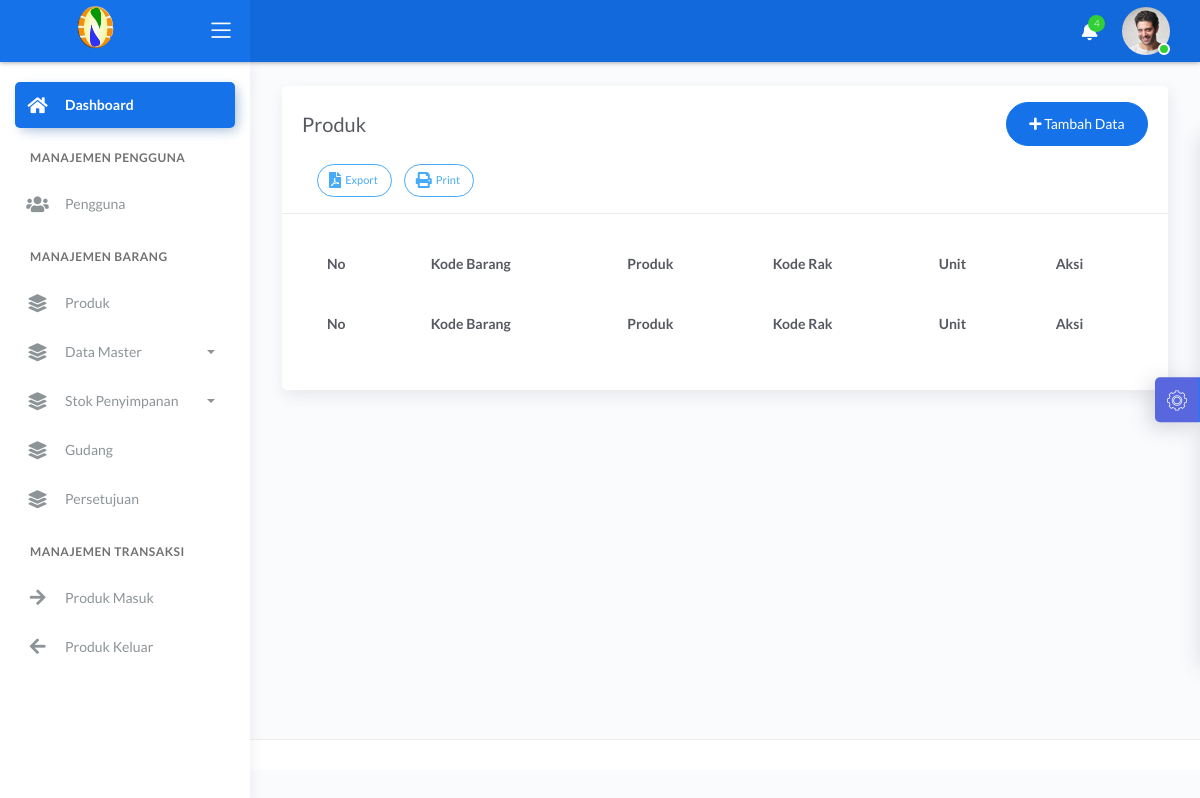
The app's page /index.php/barang, older data.
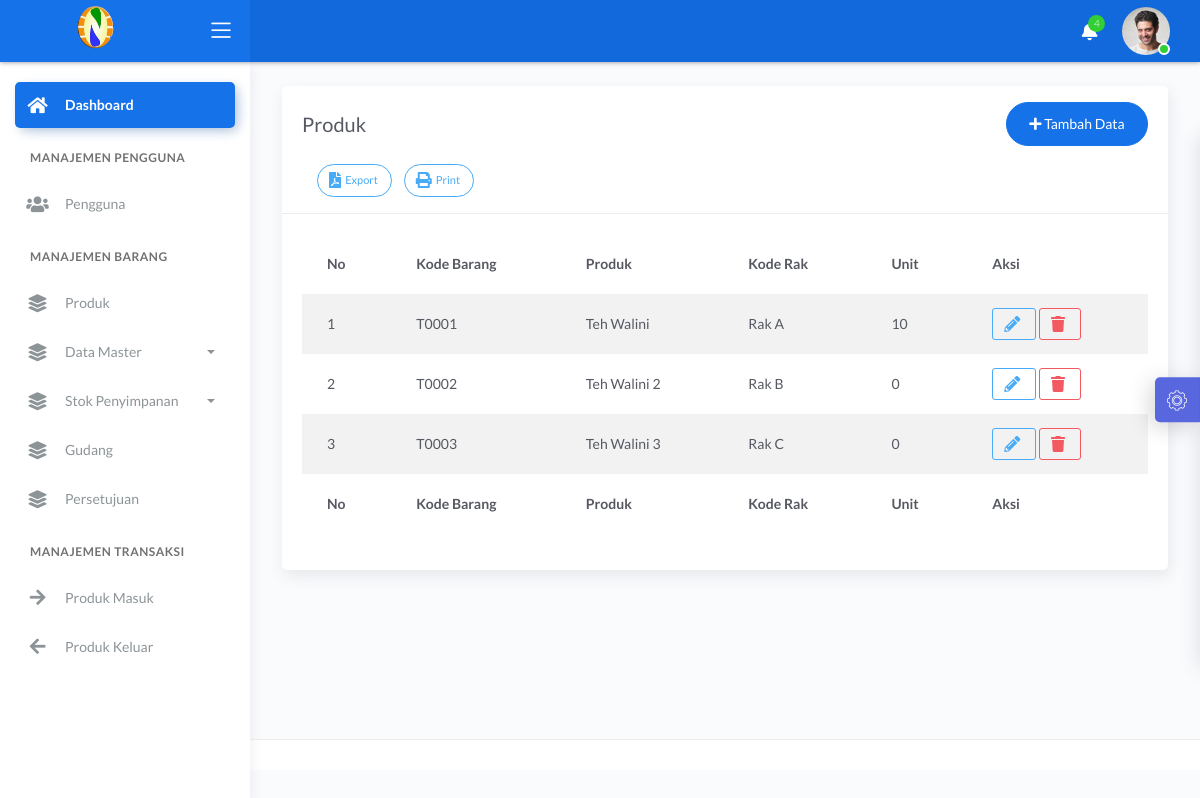
The same page, newer data.
### tables this page shows
CREATE TABLE `tb_barang` (
  `id_barang` int(11) NOT NULL,
  `id_rak` int(11) NOT NULL,
  `kode_produk` varchar(50) NOT NULL,
  `nama_produk` varchar(50) NOT NULL,
  `unit_produk` int(11) NOT NULL
);

CREATE TABLE `tb_rak` (
  `id_rak` int(11) NOT NULL,
  `kode_rak` varchar(30) NOT NULL,
  `kapasitas` int(20) NOT NULL
);

### application/controllers/Barang.php (called while the page is built, shortened)
<?php
class Barang extends CI_Controller
{
    public function __construct()
    {
        $this->load->model('M_barang');
        $this->load->model('M_rak');
    }
    public function index()
    {
        $data['title'] = 'Produk';
        $data['kode_b'] = $this->kode_otomatis();
        $data['barang'] = $this->M_barang->tampil();
        $data['rak'] = $this->M_rak->tampil();
        $this->load->view('Template/header', $data);
        $this->load->view('Template/topbar');
        $this->load->view('Template/sidebar');
        $this->load->view('Barang/index', $data);
        $this->load->view('Template/footer');
    }
    function kode_otomatis()
    {
        $tabel = "tb_barang";
        $field = "kode_produk";
        $lastkode = $this->M_barang->get_max($tabel, $field);
        $noUrut = (int) substr($lastkode, -4, 4);
        $noUrut++;
        $str = "T";
        $newKode = $str . sprintf('%04s', $noUrut);
        return $newKode;
    }
}

### index.php (called while the page is built, shortened)
<?php
require_once BASEPATH.'core/CodeIgniter.php';

### application/models/M_barang.php (called while the page is built, shortened)
<?php
class M_barang extends CI_Model
{
    public function tampil()
    {
        $this->db->select('*');
        $this->db->from('tb_barang b');
        $this->db->join('tb_rak r', 'r.id_rak = b.id_rak');
        return $this->db->get()->result_array();
    }
    function get_max($tabel = null, $field = null)
    {
        $this->db->select_max($field);
        return $this->db->get($tabel)->row_array()[$field];
    }
}

### application/views/Barang/index.php (the view, shortened to what this page needs)
<div class="content">
    <div class="page-inner">
        <div class="row">
            <div class="col-md-12">
                <div class="card">
                    <div class="card-header">
                        <div class="d-flex align-items-center">
                            <h4 class="card-title"><?= $title; ?></h4>
                            <button class="btn btn-primary btn-round ml-auto" data-toggle="modal" data-target="#barangModal">
                                <i class="fa fa-plus"></i>
                                Tambah Data
                            </button>
                        </div>
                        <div class="card-head-row">
                            <div class="card-title">
                                <div class="card-tools mt-3">
                                    <a href="<?= base_url('Barang/cetak_pdf'); ?>" target="_BLANK" class="btn btn-info btn-border btn-round btn-sm mr-2">
                                        <span class="btn-label">
                                        </span>
                                        Export
                                    </a>
                                    <a href="<?= base_url('Barang/print'); ?>" target="_BLANK" class="btn btn-info btn-border btn-round btn-sm">
                                        <span class="btn-label">
                                        </span>
                                        Print
                                    </a>
                                </div>
                            </div>
                        </div>
                    </div>
                    <div class="card-body">
                        <div class="table-responsive">
                            <table id="multi-filter-select" class="display table table-striped table-hover">
                                <thead>
                                    <tr>
                                        <th>No</th>
                                        <th>Kode Barang</th>
                                        <th>Produk</th>
                                        <th>Kode Rak</th>
                                        <th>Unit</th>
                                        <th>Aksi</th>
                                    </tr>
                                </thead>
                                <tfoot>
                                    <tr>
                                        <th>No</th>
                                        <th>Kode Barang</th>
                                        <th>Produk</th>
                                        <th>Kode Rak</th>
                                        <th>Unit</th>
                                        <th>Aksi</th>
                                    </tr>
                                </tfoot>
                                <tbody>
                                    <?php
                                    $no = 1;
                                    foreach ($barang as $key => $value) { ?>
                                        <tr>
                                            <td><?= $no++; ?></td>
                                            <td><?= $value['kode_produk']; ?></td>
                                            <td><?= $value['nama_produk']; ?></td>
                                            <td><?= $value['kode_rak']; ?></td>
                                            <td><?= $value['unit_produk']; ?></td>
                                            <td>
                                                <button data-toggle="modal" data-target="#barangModal_edit" onclick="edit(<?= $value['id_barang'] ?>)" class="btn btn-info btn-border btn-sm">
                                                    <span class="btn-label">
                                                    </span>
                                                </button>
                                                <button onclick="Hapus(<?= $value['id_barang'] ?>)" class="btn btn-danger btn-border btn-sm">
                                                    <span class="btn-label">
                                                    </span>
                                                </button>
                                            </td>
                                        </tr>
                                    <?php
                                    }
                                    ?>
                                </tbody>
                            </table>
                        </div>
                    </div>
                </div>
            </div>
        </div>
    </div>
</div>

### application/views/Template/header.php (shortened to what this page needs)
<!DOCTYPE html>
<html lang="en">
<head>
    <link href="<?= base_url('assets'); ?>/plugins/bootstrap-datepicker/css/bootstrap-datepicker.min.css" rel="stylesheet">
    <link rel="stylesheet" href="<?= base_url('assets'); ?>/assets/css/bootstrap.min.css">
    <link rel="stylesheet" href="<?= base_url('assets'); ?>/assets/css/atlantis.min.css">
    <link rel="stylesheet" href="<?= base_url('assets'); ?>/assets/css/demo.css">
</head>
<body>
    <div class="wrapper">
        <div class="main-header">

### application/views/Template/topbar.php (shortened to what this page needs)
<div class="logo-header" data-background-color="blue">
    <a href="<?= base_url('Dashboard'); ?>" class="logo text-center">
        <img class="mb-3" style="margin-left: 90%;" src="<?= base_url('assets/logo/logo-topbar.png'); ?>" width="50" height="50">
    </a>
    <div class="nav-toggle">
        <button class="btn btn-toggle toggle-sidebar">
            <i class="icon-menu"></i>
        </button>
    </div>
</div>
<nav class="navbar navbar-header navbar-expand-lg" data-background-color="blue2">
    <div class="container-fluid">
        <ul class="navbar-nav topbar-nav ml-md-auto align-items-center">
            <li class="nav-item dropdown hidden-caret">
                <a class="nav-link dropdown-toggle" href="#" id="notifDropdown" role="button" data-toggle="dropdown" aria-haspopup="true" aria-expanded="false">
                    <i class="fa fa-bell"></i>
                    <span class="notification">4</span>
                </a>
            </li>
            <li class="nav-item dropdown hidden-caret">
                <a class="dropdown-toggle profile-pic" data-toggle="dropdown" href="#" aria-expanded="false">
                    <div class="avatar avatar-online">
                        <img src="<?= base_url('assets'); ?>/assets/img/profile.jpg" alt="..." class="avatar-img rounded-circle">
                    </div>
                </a>
            </li>
        </ul>
    </div>
</nav>
</div>

### application/views/Template/sidebar.php (shortened to what this page needs)
<div class="sidebar sidebar-style-2">
    <div class="sidebar-wrapper scrollbar scrollbar-inner">
        <div class="sidebar-content">
            <ul class="nav nav-primary">
                <li class="nav-item active">
                    <a href="<?= base_url('Dashboard'); ?>">
                        <i class="fas fa-home"></i>
                        <p>Dashboard</p>
                    </a>
                </li>
                <li class="nav-section">
                    <h4 class="text-section">Manajemen Pengguna</h4>
                </li>
                <li class="nav-item">
                    <a href="<?= base_url('Pengguna'); ?>">
                        <i class="fas fa-users"></i>
                        <p>Pengguna</p>
                    </a>
                </li>
                <li class="nav-section">
                    <h4 class="text-section">Manajemen Barang</h4>
                </li>
                <li class="nav-item">
                    <a href="<?= base_url('Barang'); ?>">
                        <i class="fas fa-layer-group"></i>
                        <p>Produk</p>
                    </a>
                </li>
                <li class="nav-item">
                    <a data-toggle="collapse" href="#barang_master">
                        <i class="fas fa-layer-group"></i>
                        <p>Data Master</p>
                        <span class="caret"></span>
                    </a>
                </li>
                <li class="nav-item">
                    <a data-toggle="collapse" href="#stok">
                        <i class="fas fa-layer-group"></i>
                        <p>Stok Penyimpanan</p>
                        <span class="caret"></span>
                    </a>
                </li>
                <li class="nav-item">
                    <a href="<?= base_url('Persediaan'); ?>">
                        <i class="fas fa-layer-group"></i>
                        <p>Gudang</p>
                    </a>
                </li>
                <li class="nav-item">
                    <a href="<?= base_url('Persetujuan'); ?>">
                        <i class="fas fa-layer-group"></i>
                        <p>Persetujuan</p>
                    </a>
                </li>
                <li class="nav-section">
                    <h4 class="text-section">Manajemen Transaksi</h4>
                </li>
                <li class="nav-item">
                    <a href="<?= base_url('Barang_masuk'); ?>">
                        <i class="fas fa-arrow-right"></i>
                        <p>Produk Masuk</p>
                    </a>
                    <a href="<?= base_url('Barang_keluar'); ?>">
                        <i class="fas fa-arrow-left"></i>
                        <p>Produk Keluar</p>
                    </a>
                </li>
            </ul>
        </div>
    </div>
</div>
<div class="main-panel">

### application/views/Template/footer.php (shortened to what this page needs)
<footer class="footer">
</footer>
</div>
<div class="custom-template">
    <div class="custom-toggle">
        <i class="flaticon-settings"></i>
    </div>
</div>
</div>
</body>
</html>

### assets/assets/css/demo.css (style rules this page uses)
.custom-template { position: fixed; top: 50%; transform: translateY(-50%); right: -325px; width: 325px; height: max-content; display: block; z-index: 1; background: #ffffff; transition: all .3s; z-index: 1003; box-shadow: -1px 1px 20px rgba(69, 65, 78, 0.15); border-top-left-radius: 5px; border-bottom-left-radius: 5px; transition: all .5s; }
.custom-template .custom-toggle { position: absolute; width: 45px; height: 45px; background: rgb(88, 103, 221); top: 50%; left: -45px; transform: translateY(-50%); display: flex; align-items: center; justify-content: center; text-align: center; border-top-left-radius: 5px; border-bottom-left-radius: 5px; border-right: 1px solid #177dff; cursor: pointer; color: #ffffff; box-shadow: -5px 5px 20px rgba(69, 65, 78, 0.21); }
.custom-template .custom-toggle i { font-size: 20px; animation: 1.3s spin linear infinite; }

Row changes from the older to the newer data that the page shows:
added tb_barang: kode_produk "T0001", nama_produk "Teh Walini", id_rak.kode_rak "Rak A", unit_produk "10"
added tb_barang: kode_produk "T0002", nama_produk "Teh Walini 2", id_rak.kode_rak "Rak B", unit_produk "0"
added tb_barang: kode_produk "T0003", nama_produk "Teh Walini 3", id_rak.kode_rak "Rak C", unit_produk "0"
